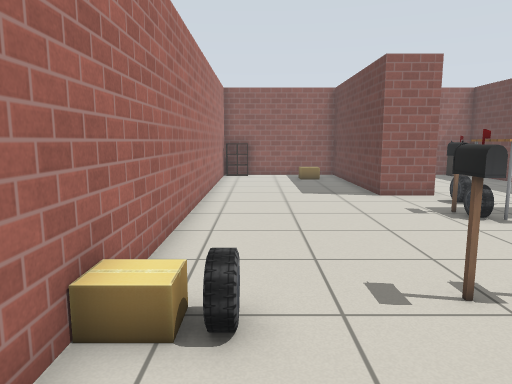
[1] (above)

24 first-person views from a walk through a world built for the Gazebo simulator. The camera is 1 m above the floor, tilts 8° down and sees 70° across. Floor lines are 1 m apart. The floor is counted in squares, 0.5 m on a side. Each view is taken from the middle of a square. On the plan, view 1 faces up. The plan holds only what a view shows up to about 19 squares ahead; the rest is blank. Simple patterns stand in for the simulator's built-in surfaces. Simple shapes stand in for some stock models.

[2]
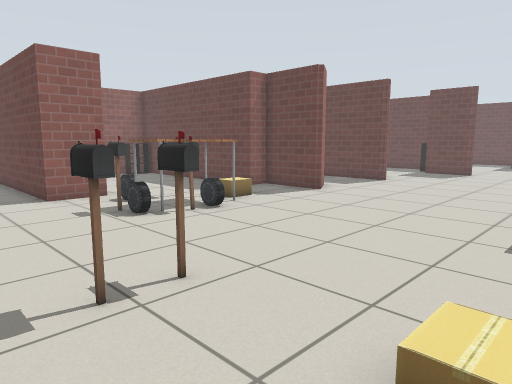

[3]
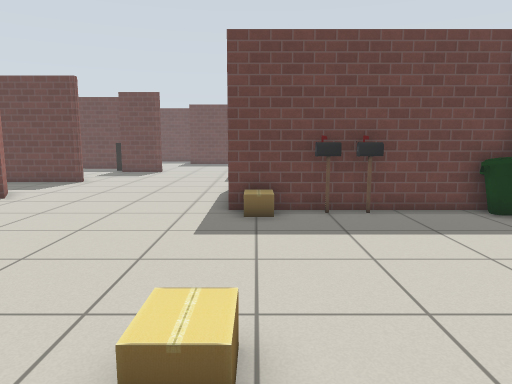

[4]
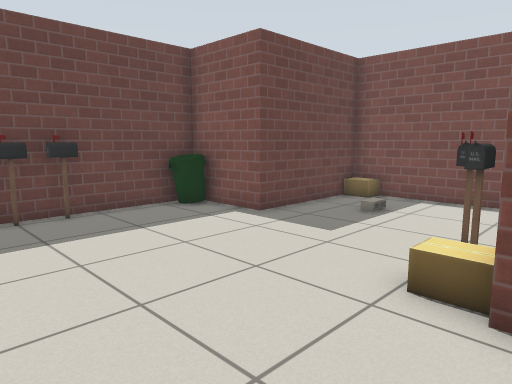

[5]
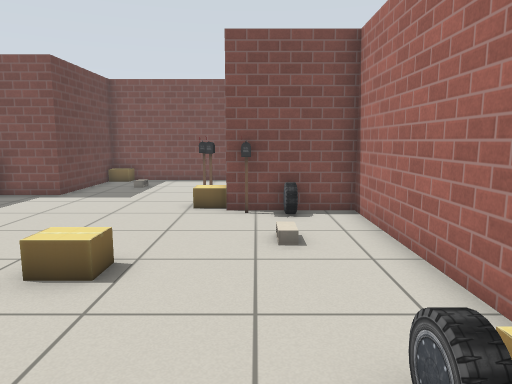

[6]
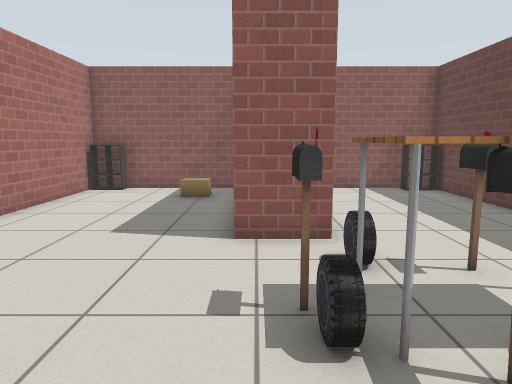

[7]
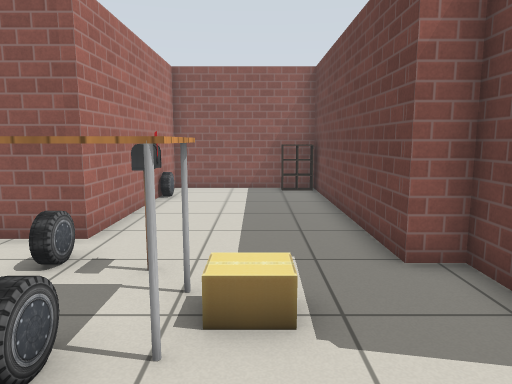

[8]
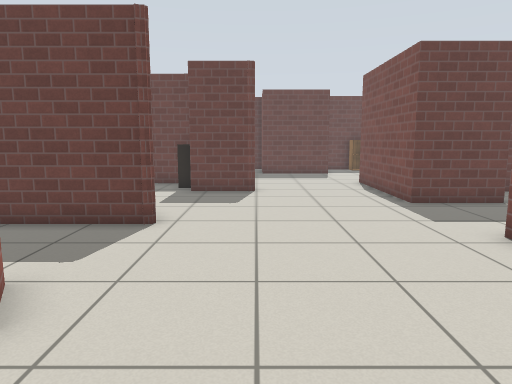

[9]
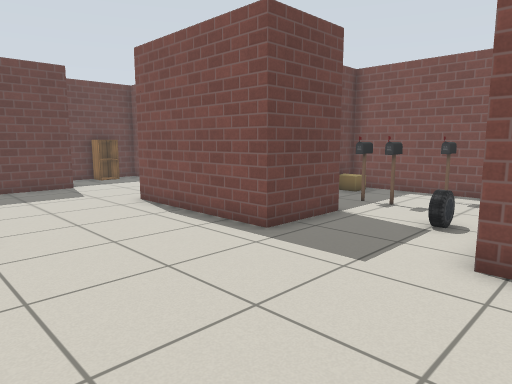

[10]
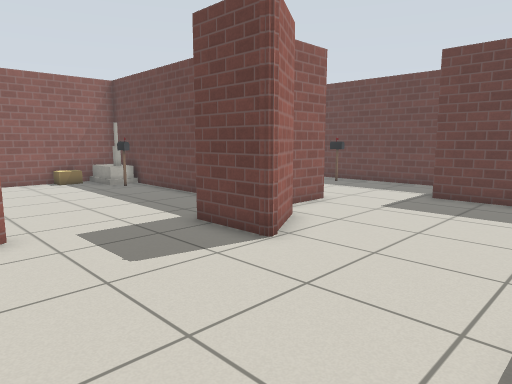

[11]
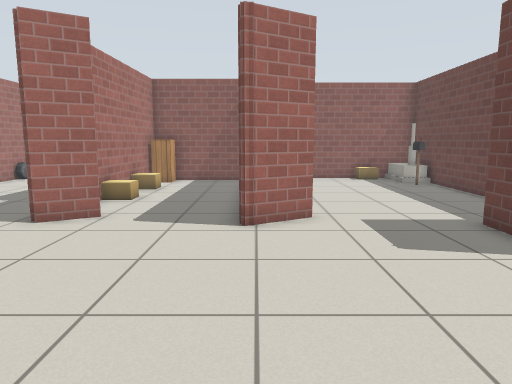

[12]
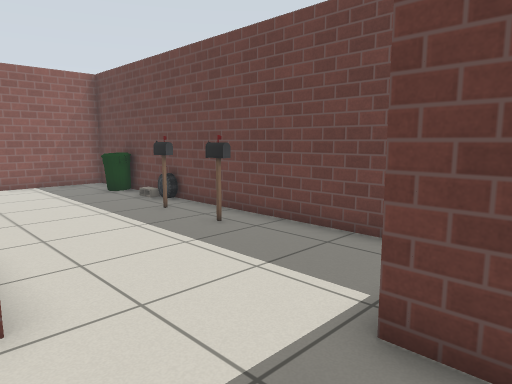

[13]
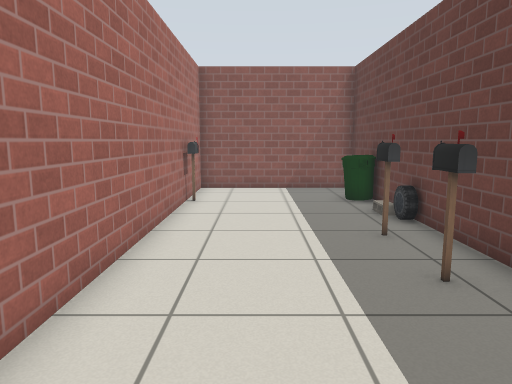

[14]
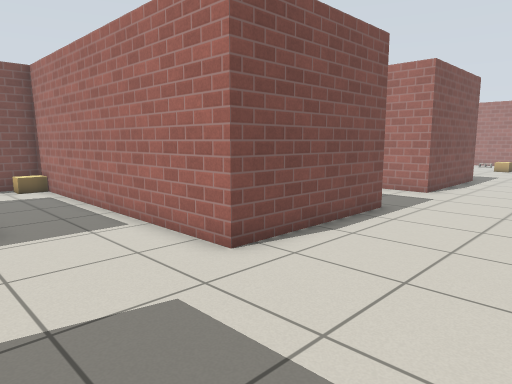

[15]
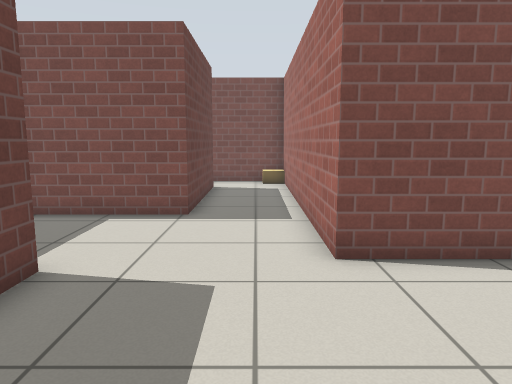

[16]
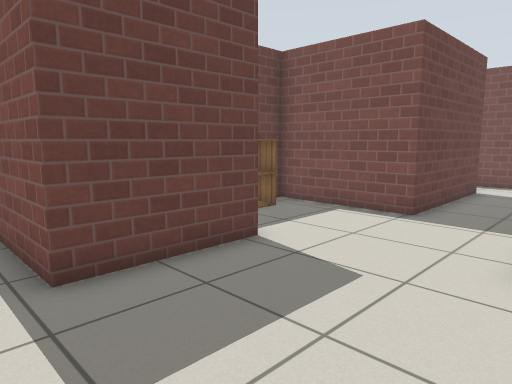

[17]
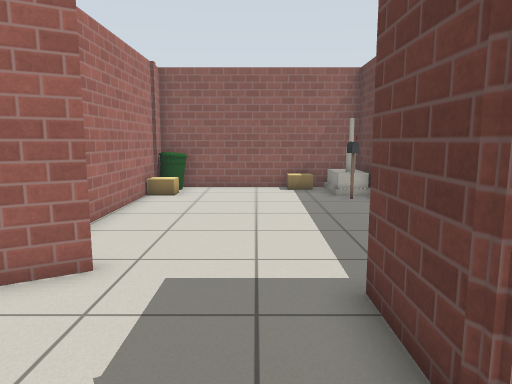

[18]
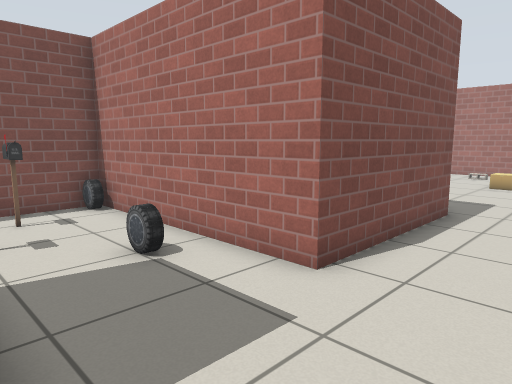

[19]
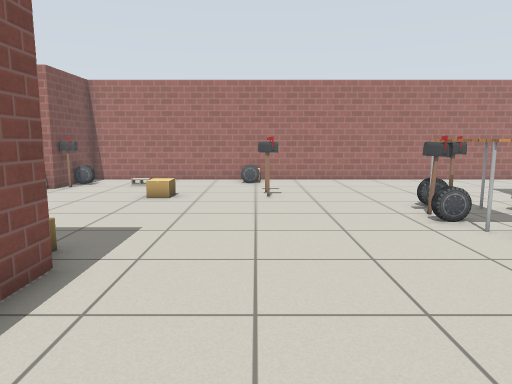

[20]
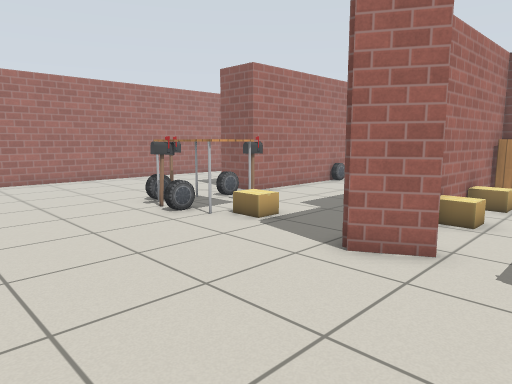

[21]
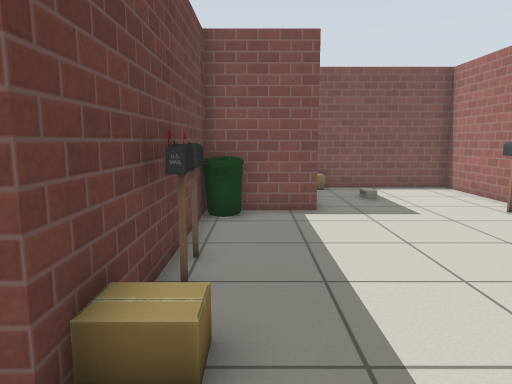

[22]
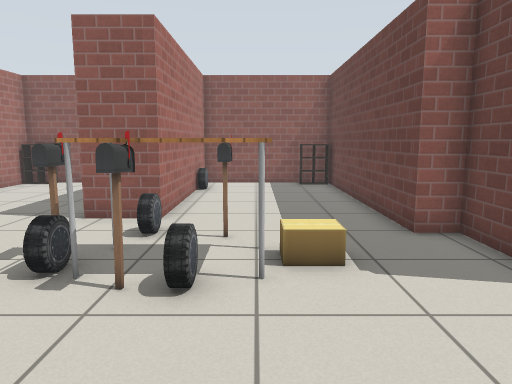

[23]
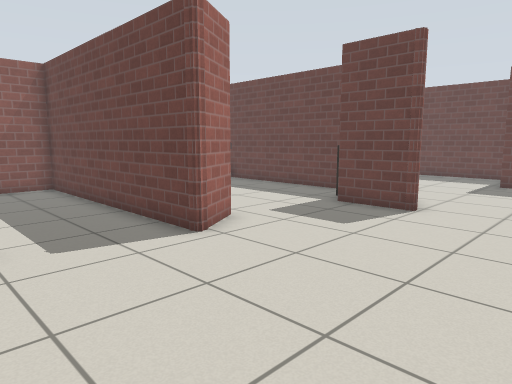

[24]
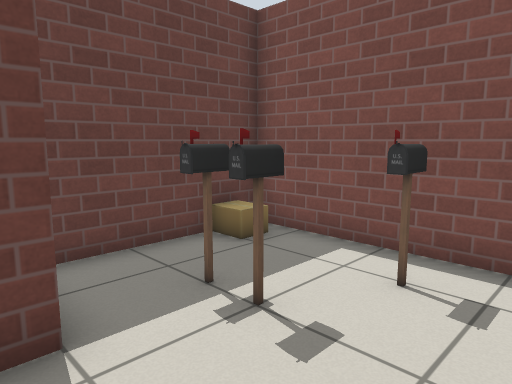

### Floor plan
Points are (right, up) in squares from view 1. A wall is a line through its corners. A room is listed if a view was taken in it or the views show most of it. See-through windows are left out.
Room 1 (views 1, 2, 3, 4, 5, 6, 7, 8, 9, 10, 11, 12, 15, 16, 17, 18, 19, 20, 21, 22, 23, 24)
walls: (14.9, 9.5) (13.4, 8.7) (13.5, 11.8); (12.5, 11.8) (12.5, 21.5); (20.6, 9.5) (18.7, 8.4) (18.7, 18.5) (13.9, 18.5) (13.8, 12.1); (21.6, -2.1) (21.6, 1) (27.6, 1) (27.6, -11.2) (31.5, -11.2); (24.5, 6) (24.5, 6.2); (24.5, 6) (24.5, 8.6); (26.8, 7.3) (24.7, 6.1) (24.5, 6.1); (24.5, -5.5) (24.5, -2.8); (1.8, -8.6) (1.8, -12.6) (8.2, -12.6) (8.2, -7.4) (11.4, -7.4) (11.4, 0.8) (17.4, 0.8) (17.4, -7.4) (24.4, -7.4); (12.3, 21.5) (6.6, 21.5) (6.6, 13.3) (4.6, 13.3) (4.6, 20.4); (29.7, 8.3) (27.9, 8.3); (4.1, 21.5) (-1.6, 21.5); (32.3, 1.5) (32.3, 5.6); (-1.8, 21.5) (-1.8, -4.4) (1.9, -4.4); (30.8, -8.9) (30.8, -2.8) (35.5, -2.8) (35.5, 0.6)
low walls: (12.4, 20.6) (11.1, 20.6); (-0.4, 20.8) (-1.8, 20.8)
ways out: opening at (30.5, 6.5) to room 2; opening at (22, 9) to room 3
objects: cardboard box (-1, 3); car (-1, 4) to (0, 4); car (0, -4); cinder block (0, -1); postbox (1, -4); cardboard box (2, -5) to (3, -5); cardboard box (2, 19) to (3, 20); postbox (3, -7); postbox (3, -6); cardboard box (3, 0) to (4, 1); postbox (3, 4) to (3, 5); postbox (4, 4) to (4, 5); postbox (5, 10); cinder block (6, -10); car (6, 9) to (6, 10); table (6, 11); cardboard box (7, -12) to (8, -12); postbox (7, 9); car (7, 11) to (7, 12); car (7, 19); car (8, 9); postbox (8, 11) to (8, 12); table (9, 9); cardboard box (9, 10) to (10, 10); table (9, 11); bin (10, -7) to (11, -6); cardboard box (10, 0) to (11, 0); postbox (11, -3); postbox (11, -2); cardboard box (14, 13) to (15, 13); cardboard box (14, 15) to (15, 16); cabinet (14, 18) to (15, 18); car (18, -7); car (19, -2); postbox (20, -6); postbox (21, -4); postbox (22, -4); cardboard box (23, -7) to (24, -6); cardboard box (28, -10) to (29, -10); cabinet (35, -1) to (35, 0)
Room 2 (views 13, 14)
walls: (36.1, 16.4) (36.1, 21.5) (29.7, 21.5) (29.7, 9.1); (36.1, 6.3) (36.1, 14.5); (32.3, 5.6) (35.6, 5.6)
ways out: opening at (30.5, 6.5) to room 1
objects: postbox (30, 18); postbox (35, 11); postbox (35, 13) to (35, 14); bin (35, 18) to (35, 19); car (36, 15); cinder block (36, 16)
Room 3 (no view inside)
walls: (27.2, 9) (27.3, 17.5); (27.4, 19.7) (19, 19.7) (19, 12.6)
low walls: (25.4, 8.8) (25.4, 9.4)
ways out: opening at (22, 9) to room 1
objects: cardboard box (19, 17) to (20, 18); bin (20, 19); cardboard box (24, 19) to (25, 19); postbox (26, 17); house (26, 18) to (27, 19)

Where each view was taken, in squares from view 1:
view 1: 0 up, 0 right, facing up
view 2: 0 up, 1 right, facing up-right
view 3: 0 up, 1 right, facing right
view 4: 0 up, 1 right, facing down-right
view 5: 6 up, 1 right, facing down
view 6: 6 up, 5 right, facing up
view 7: 6 up, 10 right, facing up
view 8: 6 up, 10 right, facing right
view 9: 7 up, 16 right, facing down-right
view 10: 1 up, 19 right, facing up-right
view 11: 0 up, 19 right, facing up
view 12: 4 up, 29 right, facing up-right
view 13: 6 up, 32 right, facing up
view 14: 6 up, 32 right, facing down-left
view 15: 7 up, 29 right, facing down
view 16: 7 up, 27 right, facing down-right
view 17: 4 up, 23 right, facing up
view 18: 4 up, 22 right, facing down-left
view 19: 4 up, 17 right, facing left
view 20: 3 up, 17 right, facing up-left
view 21: 3 up, 10 right, facing down
view 22: 4 up, 9 right, facing up
view 23: 2 up, 14 right, facing up-right
view 24: 1 down, 18 right, facing down-right
